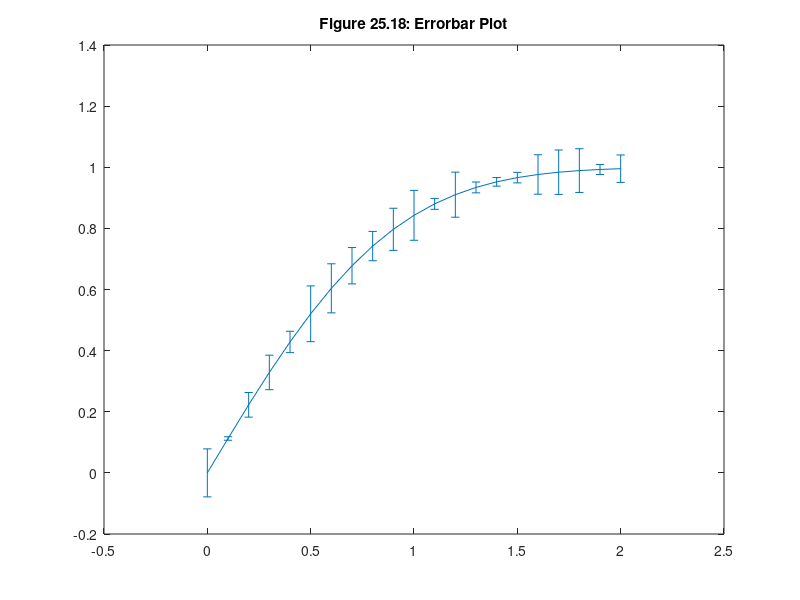

Here is the MATLAB script that generated this plot:
x = linspace(0,2,21); % create a vector
y = erf(x); % y is the error function of x
e = rand(size(x))/10; % e contains random error values
errorbar(x,y,e) % create the plot
title('Figure 25.18: Errorbar Plot')
